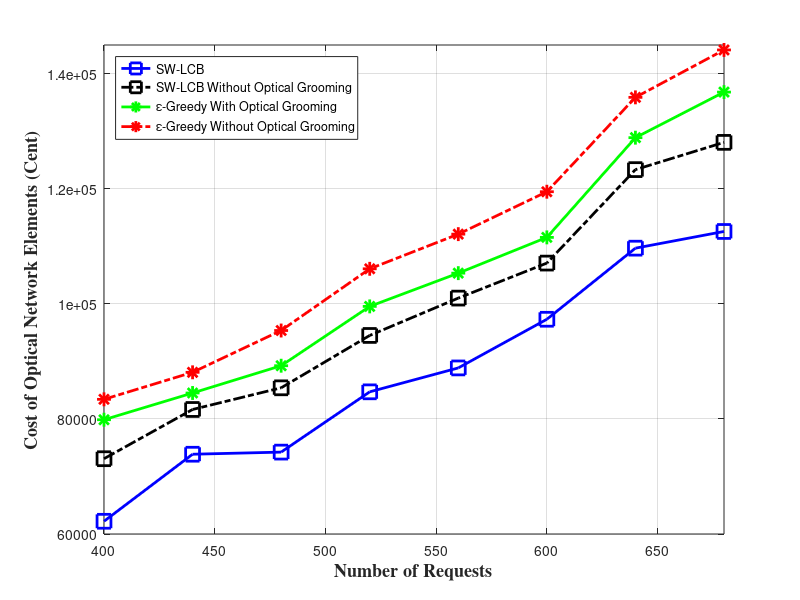

The MATLAB script that drew this image:
close all
clear all

numOfReq = [400, 440, 480, 520,560,600, 640, 680];

% with Tr cost = 22
cnet_MAB = [62211.65, 73865.998, 74234.51, 84712.497, 88867.598, 97326.853, 109684.510, 112587.141];
cnet_noGrooming = [73086.036, 81644.474, 85410.116, 94512.86, 101005.459, 107090.506, 123338.612, 128075.53];

cnet_greedy= [79864.439, 84509.830, 89251.366, 99561.841, 105341.893, 111557.98, 128891.856,  136814.159  ];
cnet_greedy_noG = [83409.051, 88104.76, 95371.433, 106097.349, 112122.422, 119495.358, 135899.89, 144140.213 ];



%plotting the line graph:
plot(numOfReq, cnet_MAB, '-bs','LineWidth',2,'MarkerSize',10)
hold on 
plot(numOfReq, cnet_noGrooming,'-.ks' ,'LineWidth',2,'MarkerSize',10)
hold on 
plot(numOfReq, cnet_greedy,'-g*' ,'LineWidth',2,'MarkerSize',10)
hold on
plot(numOfReq, cnet_greedy_noG, '-.r*','LineWidth',2,'MarkerSize',10)


grid on
xlabel('Number of Requests','fontweight','bold','fontsize',13, 'FontName','times')
ylabel('Cost of Optical Network Elements (Cent)','fontweight','bold','fontsize',13, 'FontName','times')
legend('SW-LCB','SW-LCB Without Optical Grooming', '\epsilon-Greedy With Optical Grooming', '\epsilon-Greedy Without Optical Grooming','Location','northwest')
xlim([400,680])
ylim([60000, 145000]);